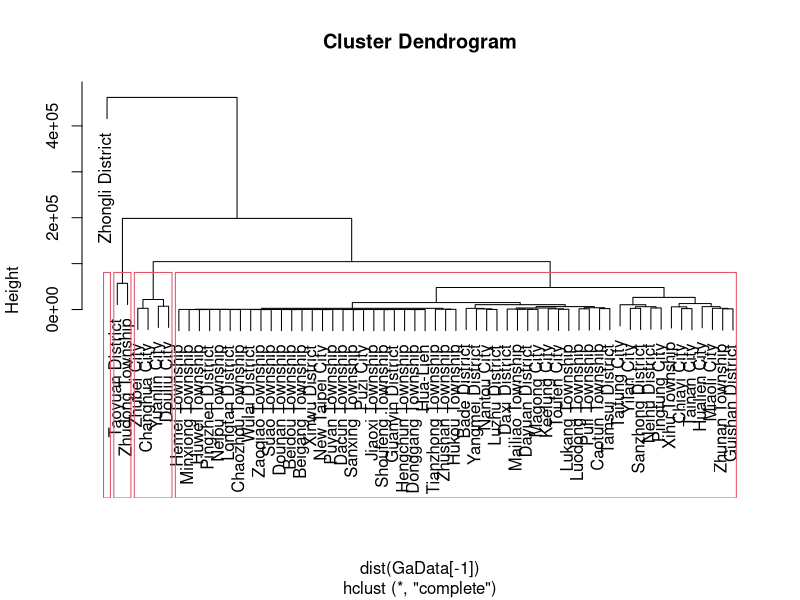
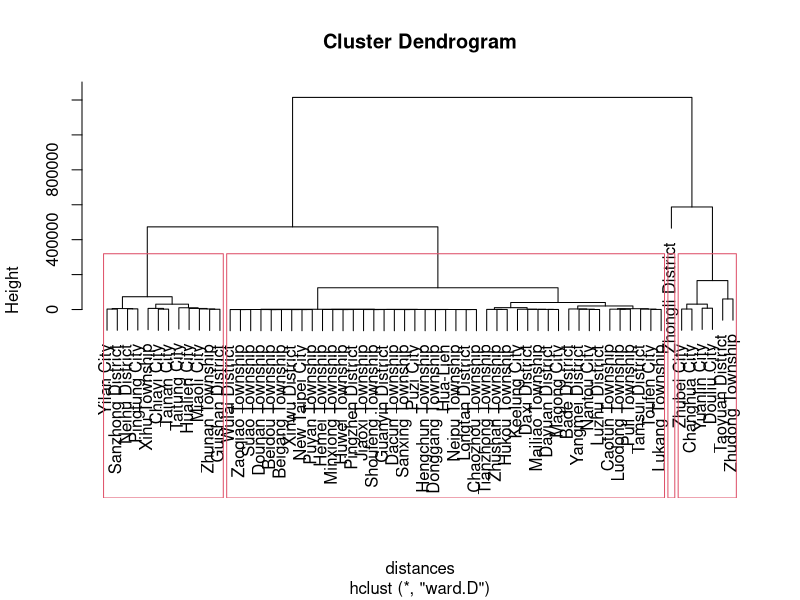

R code for these plots, in order:
setwd("E:\\Nimesh.Chaturedi\\Desktop\\Nimesh\\R Tutorial edx\\Clustering\\Lancome-City")

# Read in the dataset  data 19th Sep 2017 - 18 Oct 2017
GaData = read.csv("data.csv")

# Look at summary
summary(GaData)
str(GaData)

TaiwanCityClust = hclust(dist(GaData[-1]))

plot(TaiwanCityClust, labels = GaData$City)

rect.hclust(TaiwanCityClust,4)

#################################################################################################
# Compute distances
distances = dist(GaData, method = "euclidean")

# Hierarchical clustering
clusterCities = hclust(distances, method = "ward.D")

# Plot the dendrogram
plot(clusterCities, labels = GaData$City)
rect.hclust(clusterCities,4)

# Assign points to clusters
clusterGroups = cutree(clusterCities, k = 4)

tapply(GaData$Users, clusterGroups, mean)
tapply(GaData$NewUsers, clusterGroups, mean)
tapply(GaData$Sessions, clusterGroups, mean)
tapply(GaData$BounceRate, clusterGroups, mean)
tapply(GaData$PagesPerSession, clusterGroups, mean)
tapply(GaData$Transactions, clusterGroups, mean)
tapply(GaData$Revenue, clusterGroups, mean)
tapply(GaData$E_commerce_Conversion_Rate, clusterGroups, mean)

cluster1 = subset(GaData, clusterGroups==1)
cluster2 = subset(GaData, clusterGroups==2)
cluster3 = subset(GaData, clusterGroups==3)
cluster4 = subset(GaData, clusterGroups==4)

write.csv(cluster1, file = "cluster1.csv")
write.csv(cluster2, file = "cluster2.csv")
write.csv(cluster3, file = "cluster3.csv")
write.csv(cluster4, file = "cluster4.csv")
